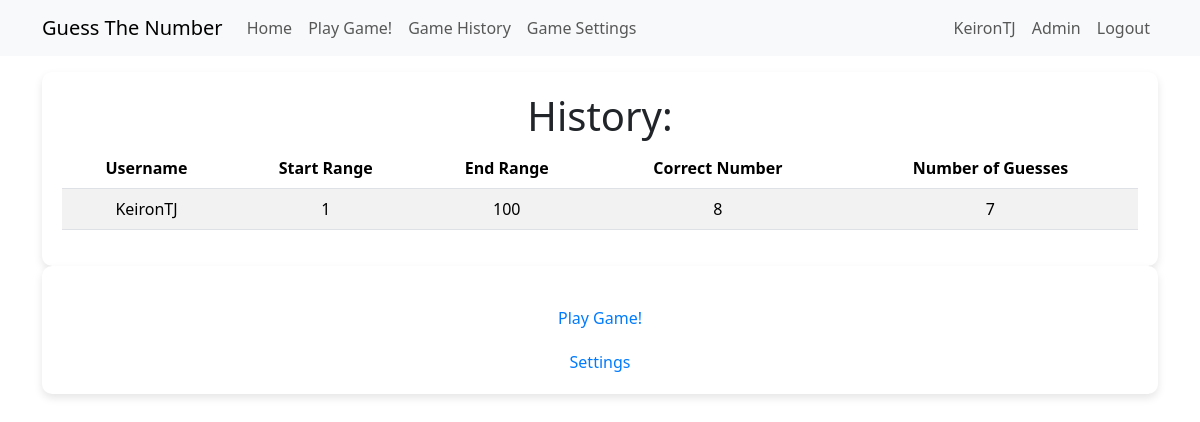
Page /guess_the_number_history (signed in) on the earlier database version.
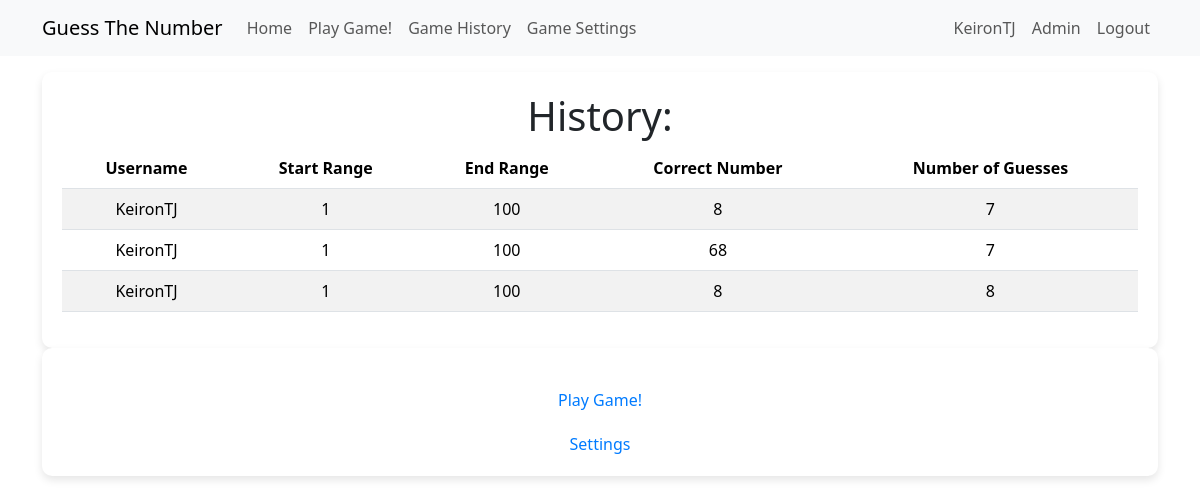
Same page on the later database version.
### app/models.py (models this page shows, shortened)
class GuessTheNumberHistory(db.Model):
    id = db.Column(Integer, primary_key=True)
    user_id = db.Column(Integer, db.ForeignKey('user.id'))
    start_range = db.Column(Integer)
    end_range = db.Column(Integer)
    correct_number = db.Column(Integer)
    number_of_guesses = db.Column(Integer)
    user = so.relationship('User', back_populates='guesses')

class User(UserMixin, db.Model):
    id = db.Column(Integer, primary_key=True)
    username = db.Column(String(64), index=True, unique=True)
    email = db.Column(String(120), index=True, unique=True)
    password_hash = db.Column(String(256))
    guesses = so.relationship('GuessTheNumberHistory', back_populates='user')
    guess_settings = so.relationship('GuessTheNumberSettings', back_populates='user')
    roles = so.relationship('Role', secondary='user_roles', back_populates='users')
    def is_admin(self):
        return 'admin' in [role.name for role in self.roles]

### app/game/routes.py (the view)
@bp.route('/guess_the_number_history')
@login_required
def guess_the_number_history():
    history = db.session.query(GuessTheNumberHistory).filter_by(user_id=current_user.id).all()
    return render_template('game/guess_the_number_history.html',
                           title='Guess the number history',
                           history=history)

### app/models.py (called while the page is built)
@login.user_loader
def load_user(id):
    return db.session.get(User, int(id))

### app/templates/game/guess_the_number_history.html
{% extends "main/base.html" %}
{% block content %}
<div class="customdiv">
    <h1>History:</h1>
    <table class="table table-striped">
        <thead>
            <tr>
                <th>Username</th>
                <th>Start Range</th>
                <th>End Range</th>
                <th>Correct Number</th>
                <th>Number of Guesses</th>
            </tr>
        </thead>
        <tbody>
            {% for game in history %}
                <tr>
                    <td>{{ game.user.username }}</td>
                    <td>{{ game.start_range }}</td>
                    <td>{{ game.end_range }}</td>
                    <td>{{ game.correct_number }}</td>
                    <td>{{ game.number_of_guesses }}</td>
                </tr>
            {% endfor %}
        </tbody>
    </table>
</div>
<div class="customdiv">
    <a class="customa" href="{{ url_for('game.guess_the_number') }}">Play Game!</a>
    <br>
    <a class="customa" href="{{ url_for('game.guess_the_number_settings') }}">Settings</a>
</div>
{% endblock %}

Differences in the rows shown:
added GuessTheNumberHistory: user.username "KeironTJ", start_range "1", end_range "100", correct_number "68", number_of_guesses "7"
added GuessTheNumberHistory: user.username "KeironTJ", start_range "1", end_range "100", correct_number "8", number_of_guesses "8"
